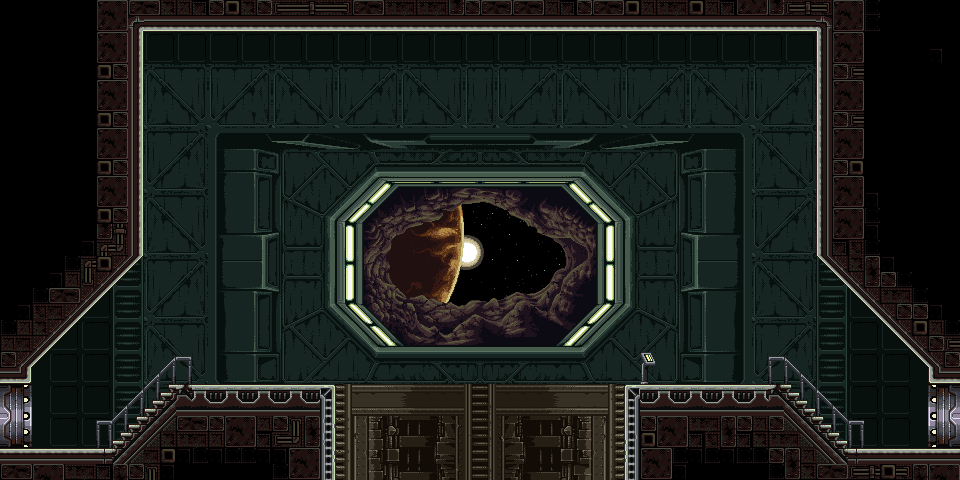

This game map was drawn from its Tiled (.tmx) file and the tilesets committed beside it. A one-line description and the trimmed map source follow:
An orthogonal 60x30 tile map with 16x16 px tiles, 4 tile layers (Background, Walls, Doors, Foreground), 3 image layers and 1 object.

<map version="1.2" tiledversion="1.3.4" orientation="orthogonal" renderorder="right-down" compressionlevel="0" width="60" height="30" tilewidth="16" tileheight="16" infinite="0" nextlayerid="10" nextobjectid="12">
 <tileset firstgid="1" source="Mannux.tsx" />
 <imagelayer id="8" name="BG2" offsetx="363" offsety="185">
  <image source="bg_planetstars1.png" width="234" height="160" />
 </imagelayer>
 <imagelayer id="9" name="BG3" offsetx="363" offsety="185">
  <image source="bg_planetstars2.png" width="234" height="164" />
 </imagelayer>
 <imagelayer id="5" name="BG1" offsetx="208" offsety="128">
  <image source="bg_docking_bay.png" width="544" height="256" />
 </imagelayer>
 <layer id="1" name="Background" width="60" height="30">
  <data>[1800 cells, 560 non-empty, 41 distinct tile ids]</data>
 </layer>
 <layer id="2" name="Walls" width="60" height="30">
  <data>[1800 cells, 726 non-empty, 135 distinct tile ids]</data>
 </layer>
 <objectgroup id="6" name="Obstructions" offsetx="16" offsety="0">
  <object id="4" x="160" y="384">
   <polyline points="160,96 160,0 0,0 -64,64 -176,64" />
  </object>
 </objectgroup>
 <layer id="3" name="Doors" width="60" height="30">
  <data>[1800 cells, 16 non-empty, 16 distinct tile ids]</data>
 </layer>
 <layer id="4" name="Foreground" width="60" height="30">
  <data>[1800 cells, 71 non-empty, 22 distinct tile ids]</data>
 </layer>
</map>
